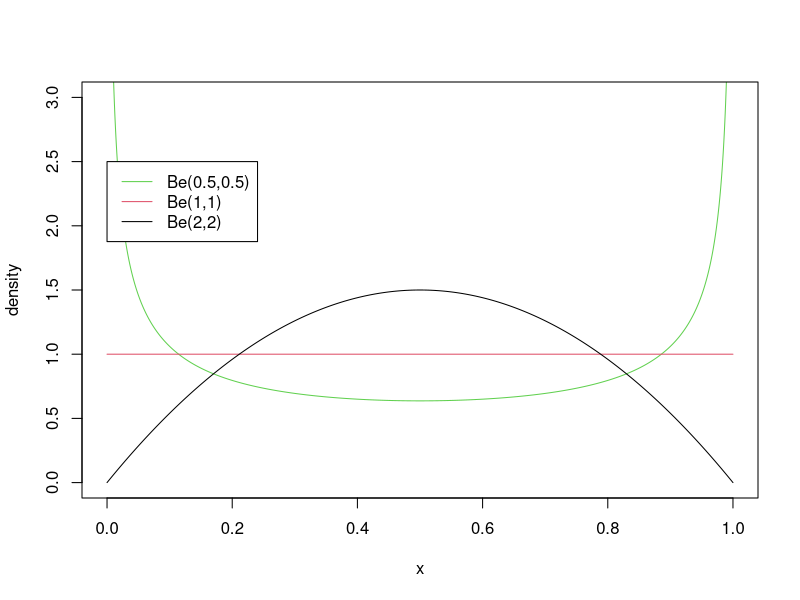
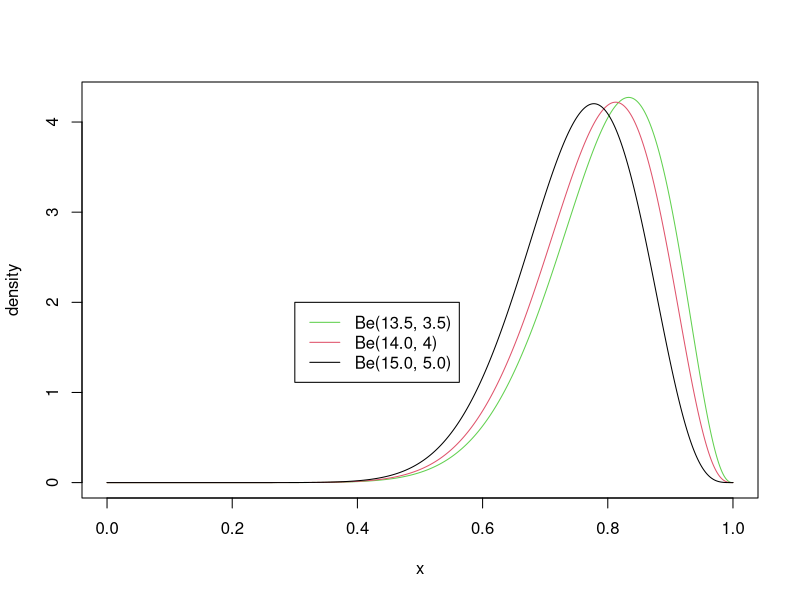

Reproduce these figures in R, in order.
#1
#b)

x <- seq(0,1,0.0001)
y1 <- dbeta(x, shape1 = 0.5, shape2 = 0.5)
y2 <- dbeta(x, shape1 = 1, shape2 = 1)
y3 <- dbeta(x, shape1 = 2, shape2 = 2)
plot(x, y1, ylab = 'density', type = 'l', col = 3, ylim=c(0, 3))
lines(x, y2, type = 'l', col = 2)
lines(x, y3, type = 'l', col = 1)
legend(0, 2.5, c("Be(0.5,0.5)","Be(1,1)","Be(2,2)"), lty = c(1,1,1), col = c(3,2,1))

#c
var_b <- function(a,b){
  num <- a*b
  den1 <- (a+b)^2
  den2 <- (a+b+1)
  return(num/(den1*den2))
}

var_b(2,2)

quantile(y1, probs = c(.025,.5,.975))
quantile(y3, probs = c(.025,.5,.975))

#d
plot(x, dbeta(x, 0.5+13, 0.5+16-13), ylab="density", type ="l", col=3)
lines(x, dbeta(x, 1.0+13, 1.0+16-13), type ="l", col=2)
lines(x, dbeta(x, 2.0+13, 2.0+16-13), type ="l", col=1)
legend(0.3, 2, c("Be(13.5, 3.5)","Be(14.0, 4)","Be(15.0, 5.0)"), lty=c(1,1,1), col=c(3,2,1))

#e
pbeta(.6, shape1 = 14, shape2 = 4)

#f
pbeta(.6, shape1 = 1, shape2 = 1)
